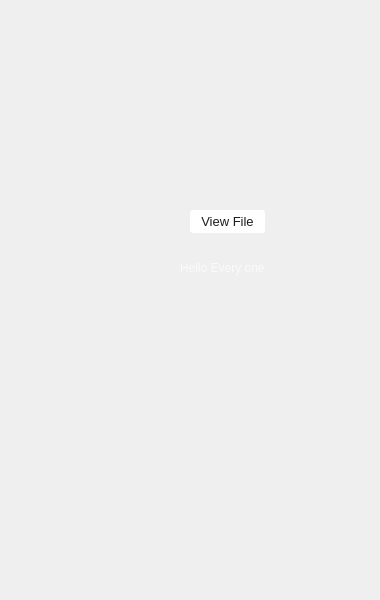
<?xml version="1.0" encoding="UTF-8"?>
<ui version="4.0">
 <class>Activity</class>
 <widget class="QWidget" name="Activity">
  <property name="geometry">
   <rect>
    <x>0</x>
    <y>0</y>
    <width>380</width>
    <height>600</height>
   </rect>
  </property>
  <property name="windowTitle">
   <string>Form</string>
  </property>
  <widget class="QPushButton" name="btn_viewfile">
   <property name="geometry">
    <rect>
     <x>190</x>
     <y>210</y>
     <width>75</width>
     <height>23</height>
    </rect>
   </property>
   <property name="font">
    <font>
     <family>Yu Gothic UI</family>
     <pointsize>10</pointsize>
    </font>
   </property>
   <property name="styleSheet">
    <string notr="true">QPushButton{
background-color:rgb(255, 255, 255);
color:rgb(29,29,29);border-radius:3px;
}
QPushButton:hover{
background-color:rgba(255, 255, 255, 200);
color:rgb(29,29,29);border-radius:3px;
}
</string>
   </property>
   <property name="text">
    <string>View File</string>
   </property>
  </widget>
  <widget class="QPushButton" name="btn_trash">
   <property name="geometry">
    <rect>
     <x>230</x>
     <y>190</y>
     <width>16</width>
     <height>16</height>
    </rect>
   </property>
   <property name="styleSheet">
    <string notr="true">QPushButton{
	background-color:rgba(0, 0, 0, 0);
border: none;
background-image: url(:/img/waste_hover.png);
}
QPushButton:hover{
	background-color:rgba(255, 255, 255, 200);
border: none;
	background-image: url(:/img/waste_normal.png);
}</string>
   </property>
   <property name="text">
    <string/>
   </property>
  </widget>
  <widget class="QLabel" name="le_time">
   <property name="geometry">
    <rect>
     <x>180</x>
     <y>260</y>
     <width>131</width>
     <height>16</height>
    </rect>
   </property>
   <property name="font">
    <font>
     <family>Yu Gothic UI</family>
    </font>
   </property>
   <property name="styleSheet">
    <string notr="true">QLabel{
color: rgb(250, 250, 250);background-color: rgba(0, 0, 0, 0);
}</string>
   </property>
   <property name="text">
    <string>Hello Every one</string>
   </property>
  </widget>
 </widget>
 <resources/>
 <connections/>
</ui>
